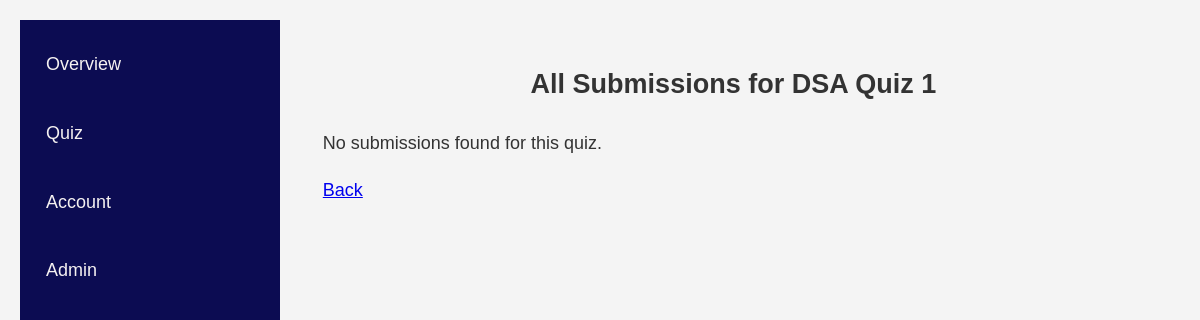
/organization/quiz/5 (signed in), run on an earlier commit of the app's database.
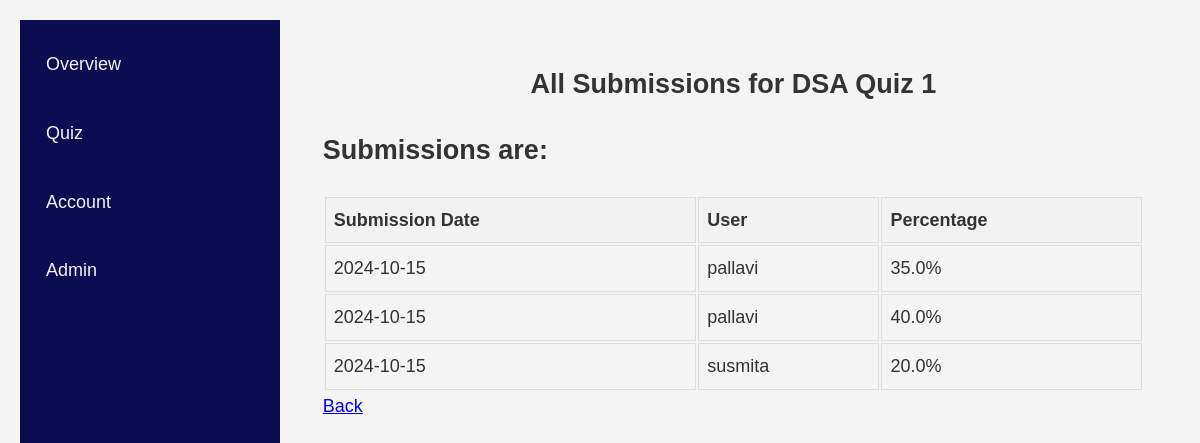
And on a later commit of the database.
### dashboard/models.py (models this page shows, shortened)
class Quiz(models.Model):
    title = models.CharField(max_length=255)
    description = models.TextField(blank=True)
    organization = models.ForeignKey('users.OrganizationUser', on_delete=models.CASCADE, related_name='quizzes',default=1)
    updated_at = models.DateTimeField(auto_now=True)
    questions = models.ManyToManyField('Question',blank=True)
    class Meta:
        verbose_name = "Quiz"
        verbose_name_plural = "Quizzes"

class Submission(models.Model):
    user = models.ForeignKey('users.StudentUser',on_delete=models.CASCADE)
    quiz = models.ForeignKey(Quiz, on_delete=models.PROTECT)
    correctsubmission = models.IntegerField(validators=[MinValueValidator(0)])
    timestamp = models.DateTimeField(auto_now=True)

### organization/views.py (the view)
# urls.py: path("quiz/<int:quiz_id>",views.submission,name="osubmission")
@login_required
@user_passes_test(check_organization)
def submission(request,quiz_id):
    quiz = Quiz.objects.get(id=quiz_id)
    valid_submissions = Submission.objects.filter(quiz=quiz).order_by("-timestamp")
    percentages = []
    for submission in valid_submissions:
        correct_score = submission.correctsubmission
        total_questions = submission.quiz.questions.count()
        percentage = correct_score / total_questions * 100
        percentages.append(percentage)
    return render(request, 'organization/submissions.html', {
        'sub_per':zip(valid_submissions,percentages),
        'valid_submissions': valid_submissions,
        'percentages': percentages,
        'quiztitle':quiz.title
    })

### organization/views.py (called while the page is built)
def check_organization(user):
    return OrganizationUser.objects.get(username=user.username).user_type == "organization"

### organization/templates/organization/submissions.html (shortened to what this page needs)
{% extends "organizationbase.html" %}
{% load static %}
{% block stylesheets %}
<link rel="stylesheet" href="{% static 'dashboard/dashboard.css' %}">
{% endblock %}
{% block content %}
    <section class="about">
        <h1>All Submissions for {{quiztitle}}</h1>
        {% if valid_submissions %}
            <h2>Submissions are: </h2>
            <table class="submission-table">
                <thead>
                    <tr>
                        <th>Submission Date</th>
                        <th>User</th>
                        <th>Percentage</th>
                    </tr>
                </thead>
                <tbody>
                    {% for sub, percent in sub_per %}
                        <tr>
                            <td>{{sub.timestamp|date:"Y-m-d"}}</td>
                            <td>{{sub.user.username}}</td>
                            <td>{{ percent }}%</td>
                        </tr>
                    {% endfor %}
                </tbody>
            </table>
        {% else %}
            <p>No submissions found for this quiz.</p>
        {% endif %}
        <a href="{% url "oquiz" %}">Back</a>
    </section>
{% endblock %}

### templates/organizationbase.html (shortened to what this page needs)
{% load static %}
<!DOCTYPE html>
<html>
<head>
<link rel="stylesheet" href="{% static "studentbase.css" %}">
{% block stylesheets %}
{% endblock %}
</head>
<body>
  <nav>
    <ul>
      <li><a class={% if active == "overview" %} "active" {% else %} "notactive" {% endif %} href="{% url "organization"%}">Overview</a></li>
      <li><a class={% if active == "quiz" %} "active" {% else %} "notactive" {% endif %} href="{% url "oquiz"%}">Quiz</a></li>
      <li><a class={% if active == "account" %} "active" {% else %} "notactive" {% endif %} href="{% url "oaccount"%}">Account</a></li>
      <li><a class={% if active == "admin" %} "active" {% else %} "notactive" {% endif %} href="/admin">Admin</a></li>
    </ul>
  </nav>
  <div style="margin-left:23%;padding:1px 16px;height:1000px;">
    {% block content %}
    {% endblock %}
  </div>
</body>
</html>

### static/studentbase.css (style rules this page uses)
body { font-family: 'Arial', sans-serif; font-size: large; line-height: 1.6; color: #333; margin: 0 auto; padding: 20px; background-color: #f4f4f4; }
nav ul { list-style-type: none; margin: 0; padding: 10px; width: 20%; background-color: #0c0c52; position: fixed; height: 100%; overflow: auto; }
nav li a { display: block; color: #f5f1f1; padding: 8px 16px; padding-top: 20px; padding-bottom: 20px; text-decoration: none; }

### dashboard/static/dashboard/dashboard.css (style rules this page uses)
section.about { padding: 20px; }
h1 { text-align: center; }
table.submission-table { width: 100%; }
th, td { border: 1px solid #ddd; padding: 8px; text-align: left; }
th { background-color: #f2f2f2; }

What changed in the data, as far as the page shows it:
added Submission: timestamp "2024-10-15", user.username "pallavi", percent "35.0"
added Submission: timestamp "2024-10-15", user.username "pallavi", percent "40.0"
added Submission: timestamp "2024-10-15", user.username "susmita", percent "20.0"
Also different on the page:
text no longer shown: "No submissions found for this quiz."
text now shown: "Submissions are: Submission Date User Percentage"
